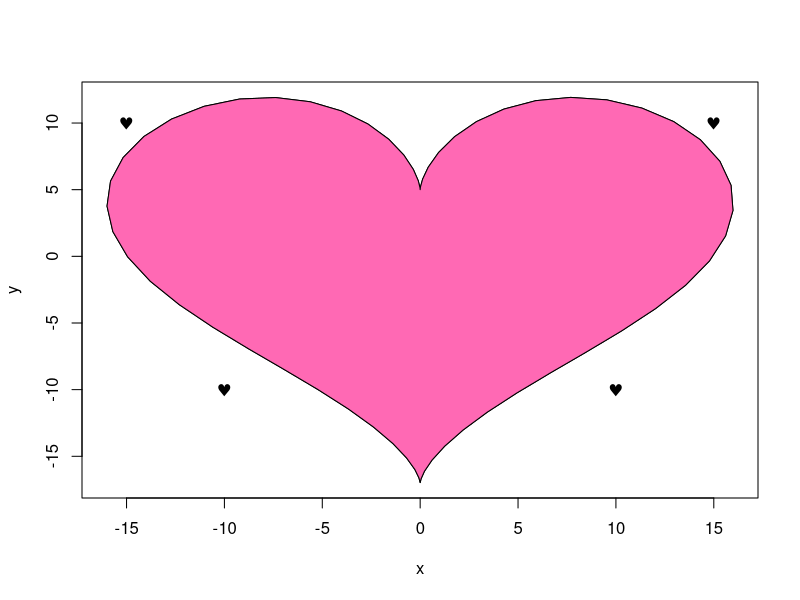
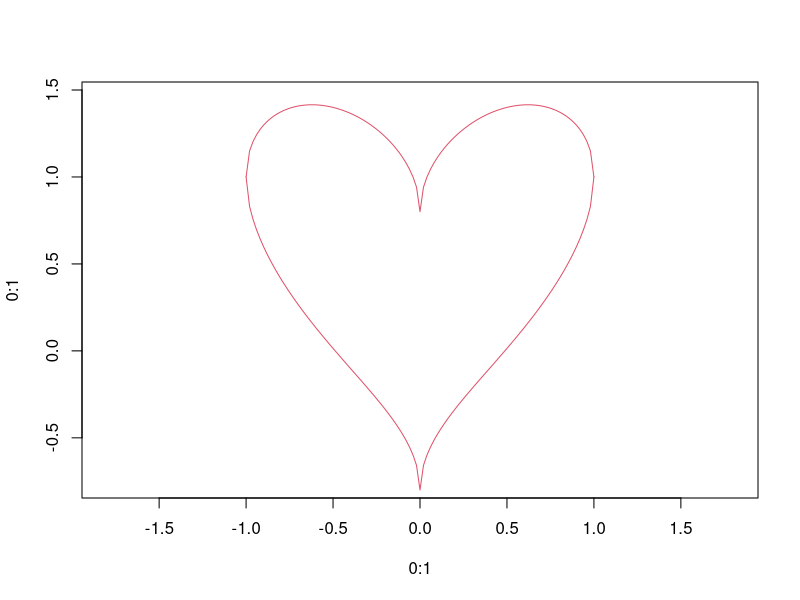
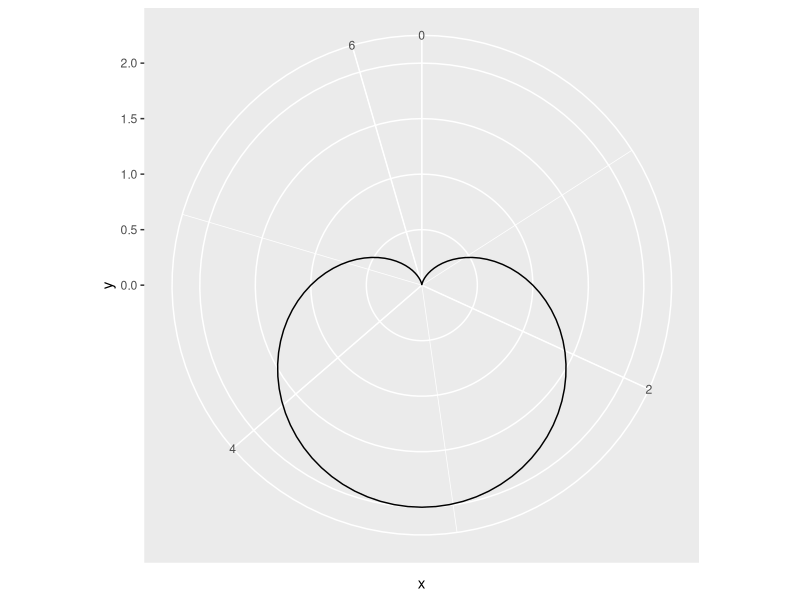
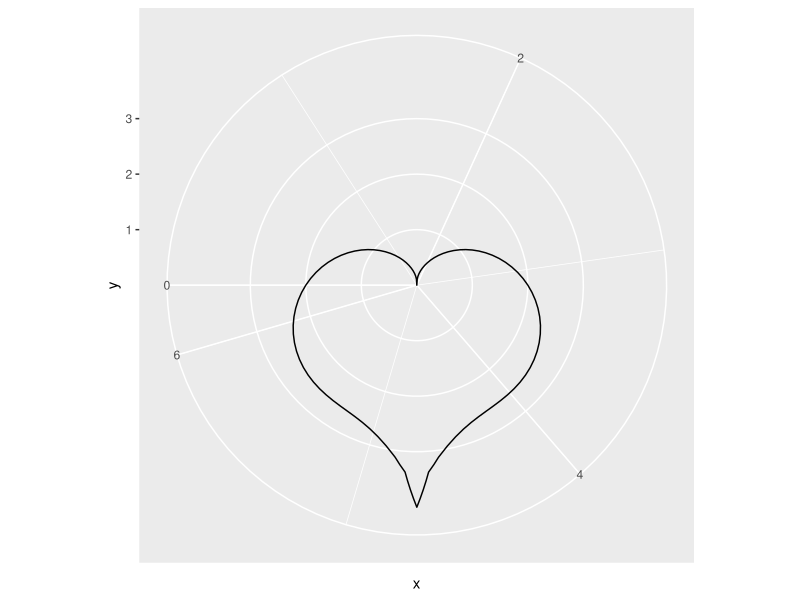
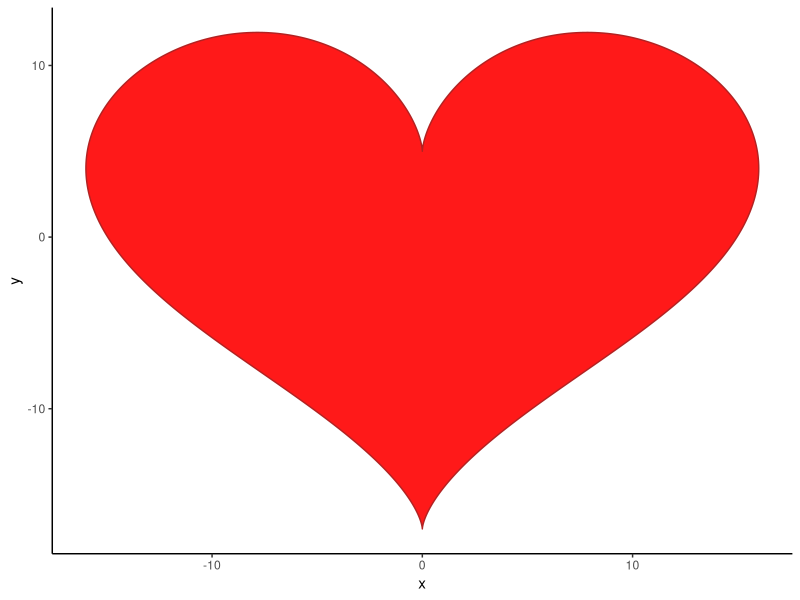
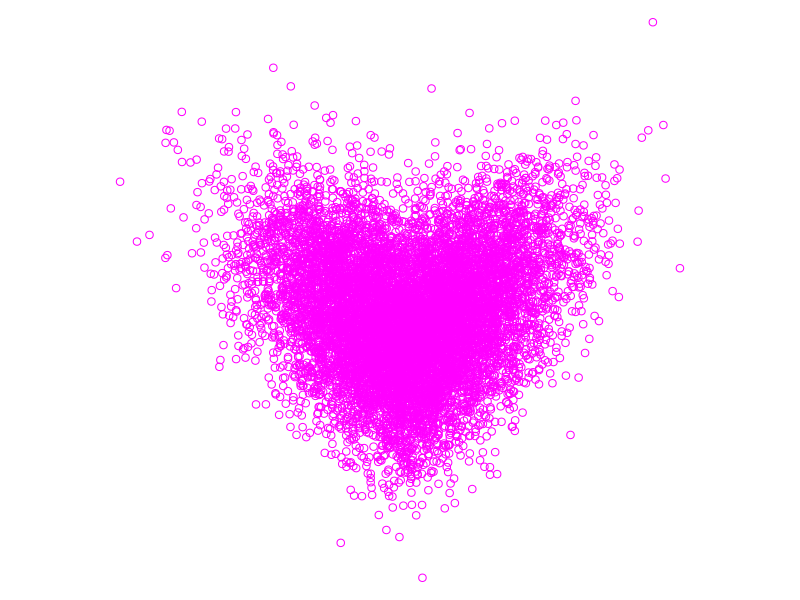

These figures' R source, in order:
############################
#Mini taller: Enamorándose de R
#Autor: Winter Genomics
#Julio del 2020
#https://stackoverflow.com/questions/8082429/plot-a-heart-in-r
###########################

###########################
#Grafica 1
###########################
datas<- data.frame(t=seq(0, 2*pi, by=0.1) )
xhrt <- function(t) 16*sin(t)^3
yhrt <- function(t) 13*cos(t)-5*cos(2*t)-2*cos(3*t)-cos(4*t)
datas$y=yhrt(datas$t)
datas$x=xhrt(datas$t)
with(datas, plot(x,y, type="l"))
with(datas, polygon(x,y, col="hotpink"))  
points(c(10,-10, -15, 15), c(-10, -10, 10, 10), pch=169, font=5)

###########################
#Grafica 2
###########################
install.packages("MASS")
MASS::eqscplot(0:1,0:1,type="n",xlim=c(-1,1),ylim=c(-0.8,1.5))
curve(4/5*sqrt(1-x^2)+sqrt(abs(x)),from=-1,to=1,add=TRUE,col=2)
curve(4/5*-sqrt(1-x^2)+sqrt(abs(x)),from=-1,to=1,add=TRUE,col=2)

###########################
#Grafica 3
###########################
install.packages("ggplot2")
library(ggplot2)
dat <- data.frame(x=seq(0, 2*pi, length.out=100))
cardioid <- function(x, a=1)a*(1-cos(x))
ggplot(dat, aes(x=x)) + stat_function(fun=cardioid) + coord_polar()
heart <- function(x)2-2*sin(x) + sin(x)*(sqrt(abs(cos(x))))/(sin(x)+1.4)
ggplot(dat, aes(x=x)) + stat_function(fun=heart) + coord_polar(start=-pi/2)

###########################
#Grafica 4
###########################
dat <- data.frame(t = seq(0, 2*pi, by = 0.01))
x <-  function(t) 16 * sin(t)^3
y <- function(t) 13*cos(t) - 5*cos(2*t) - 2*cos(3*t) - cos(4*t)
dat$y <- y(dat$t)
dat$x <- x(dat$t)
heart <- ggplot(dat, aes(x,y)) +
  geom_polygon(fill = "red", col = "firebrick", alpha = 0.9) +
  theme_classic()
heart

###########################
#Grafica 5
###########################
r <- 0.618
n <- 10000
re <- sqrt(1-r*r);
x <- rnorm(n);
y <- x*r+rnorm(n)*re
y[x<0] <- -y[x<0];
par(mar=rep(0,4))
plot(x,y, col=rgb(1,0,1), axes=F, asp=1)
